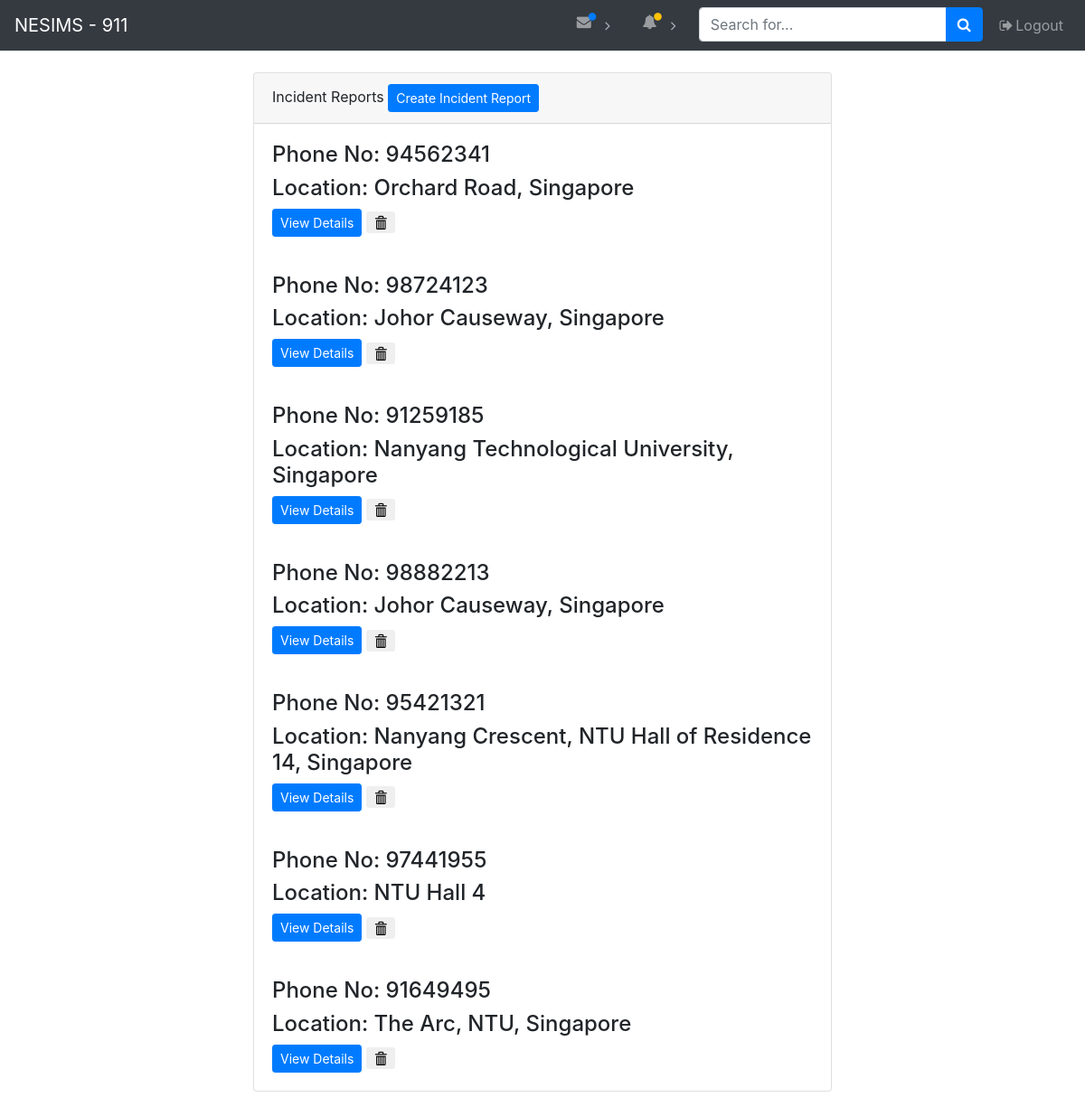
/home (signed in), run on the app's committed database.
### system/models.py (models this page shows, shortened)
class IncidentReport( models.Model ):
	phone_number = models.CharField(max_length=10)
	nric = models.CharField(max_length=10)
	datetime = models.DateTimeField(auto_now_add=True)
	title = models.TextField(max_length=2000) #change to title
	detail = models.TextField(max_length=10000) #change to title
	location = models.CharField(max_length=1000)
	emergency_level = models.IntegerField(default=1)
	status = models.CharField(max_length=100)
	assigned_to_supervisor = models.CharField(max_length=100)
	longitude = models.FloatField(default=1.3483099)
	latitude = models.FloatField(default=103.68313469999998)

### system/views.py (the view, shortened to what this page needs)
# urls.py: path('home',views.main_page, name='home'),
def main_page(request):
    global queuedReportsList
    global mylist
    context = {  # some data we might wanna pass over
        'username': request.user.get_username,
        'all_reports': IncidentReport.objects.all()
    }
    if request.user.is_authenticated:
        if(request.user.role.job == 'operator'):
            return render(request, 'system/operator.html', context)
        else:
            return redirect('/login')
    else:
        return redirect('/login')

### system/templates/system/operator.html (shortened to what this page needs)
{% extends 'base.html' %}
{% block body %}
	<div class="card card-register mx-auto mt-5" style="margin-bottom: 75px;">
		<div class="card-header">Incident Reports
         <a href="{% url 'system:report-add' %}" class="btn btn-primary btn-sm" role="button">Create Incident Report</a>
		</div>
		{% for report in all_reports %}
			<div class="card-body">
				<div class="thumbnail">
					<div class="caption">
						<h4>Phone No: {{ report.phone_number }}</h4>
						<h4>Location: {{ report.location }}</h4>
						<a href="{% url 'system:detail' report.id %}" class="btn btn-primary btn-sm" role="button">View Details</a>
						<form action="" method="post" style="display: inline;">
							<button type="submit" class="btn btn-default btn-sm">
								<span class="glyphicon glyphicon-trash"></span>
							</button>
						</form>
					</div>
				</div>
			</div>
		{% endfor %}
	</div>
{% endblock body %}

### system/templates/base.html (shortened to what this page needs)
{% load static from staticfiles %}
<html lang="en">
<head>
  <link href="{%  static 'vendor/bootstrap/css/bootstrap.css' %}" rel="stylesheet">
  <link href="{%  static 'vendor/font-awesome/css/font-awesome.min.css' %}" rel="stylesheet" type="text/css">
  <link href="{%  static 'css/sb-admin.css' %}" rel="stylesheet">
  <link href="{%  static 'system/style2.css' %}" rel="stylesheet">
</head>
<body>
<div class="container">
  <nav class="navbar navbar-expand-lg navbar-dark bg-dark fixed-top" id="mainNav">
    <a class="navbar-brand" href="{% url 'system:home' %}">NESIMS - 911</a>
    <div class="collapse navbar-collapse" id="navbarResponsive">
        <ul class="navbar-nav ml-auto">
            <li class="nav-item dropdown">
                <a class="nav-link dropdown-toggle mr-lg-2" id="messagesDropdown" href="#" data-toggle="dropdown" aria-haspopup="true" aria-expanded="false">
                    <i class="fa fa-fw fa-envelope"></i>
                    <span class="indicator text-primary d-none d-lg-block">
                        <i class="fa fa-fw fa-circle"></i>
                    </span>
                </a>
            </li>
        <li class="nav-item dropdown">
          <a class="nav-link dropdown-toggle mr-lg-2" id="alertsDropdown" href="#" data-toggle="dropdown" aria-haspopup="true" aria-expanded="false">
            <i class="fa fa-fw fa-bell"></i>
            <span class="indicator text-warning d-none d-lg-block">
              <i class="fa fa-fw fa-circle"></i>
            </span>
          </a>
        </li>
        <li class="nav-item">
          <form class="form-inline my-2 my-lg-0 mr-lg-2">
            <div class="input-group">
              <input class="form-control" type="text" placeholder="Search for...">
              <span class="input-group-append">
                <button class="btn btn-primary" type="button">
                  <i class="fa fa-search"></i>
                </button>
              </span>
            </div>
          </form>
        </li>
        <li class="nav-item">
          <a class="nav-link" data-toggle="modal" data-target="#exampleModal">
            <i class="fa fa-fw fa-sign-out"></i>Logout</a>
        </li>
      </ul>
    </div>
  </nav>
</div>
{% block body %}
{% endblock %}
</body>
</html>

### system/static/css/sb-admin.css (style rules this page uses)
html { position: relative; min-height: 100%; }
body { overflow-x: hidden; }
#mainNav .navbar-collapse { overflow: auto; max-height: 75vh; }
#mainNav .navbar-collapse .navbar-nav .nav-item .nav-link { cursor: pointer; }
#mainNav .navbar-collapse .navbar-nav > .nav-item.dropdown > .nav-link { position: relative; min-width: 45px; }
#mainNav .navbar-collapse .navbar-nav > .nav-item.dropdown > .nav-link:after { float: right; width: auto; content: '\f105'; border: none; font-family: 'FontAwesome'; }
#mainNav .navbar-collapse .navbar-nav > .nav-item.dropdown > .nav-link .indicator { position: absolute; top: 5px; left: 21px; font-size: 10px; }
@media (min-width: 992px) { #mainNav .navbar-brand { width: 250px; } }
@media (min-width: 992px) { #mainNav .navbar-collapse { overflow: visible; max-height: none; } }
@media (min-width: 992px) { #mainNav .navbar-collapse .navbar-nav > .nav-item.dropdown > .nav-link { min-width: 0; } }
@media (min-width: 992px) { #mainNav .navbar-collapse .navbar-nav > .nav-item.dropdown > .nav-link:after { width: 24px; text-align: center; } }
#mainNav.navbar-dark .navbar-collapse .navbar-nav > .nav-item.dropdown > .nav-link:after { color: #adb5bd; }
.card-register { max-width: 40rem; }

### system/static/system/style2.css (style rules this page uses)
.container { width: 80%; padding: 16px; }

### data on the page
IncidentReport: phone_number "94562341", location "Orchard Road, Singapore"
IncidentReport: phone_number "98724123", location "Johor Causeway, Singapore"
IncidentReport: phone_number "91259185", location "Nanyang Technological University, Singapore"
IncidentReport: phone_number "98882213", location "Johor Causeway, Singapore"
IncidentReport: phone_number "95421321", location "Nanyang Crescent, NTU Hall of Residence 14, Singapore"
IncidentReport: phone_number "97441955", location "NTU Hall 4"
IncidentReport: phone_number "91649495", location "The Arc, NTU, Singapore"
